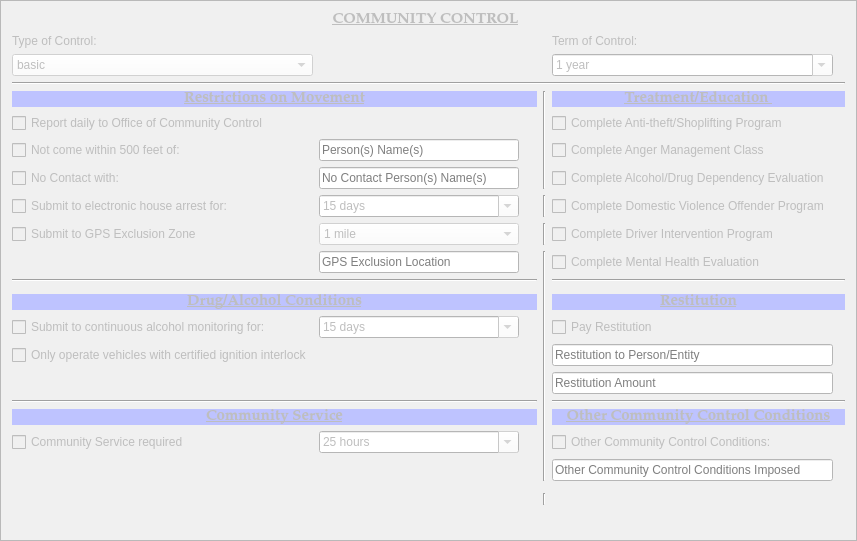
        <widget class="QFrame" name="community_control_frame">
         <property name="enabled">
          <bool>false</bool>
         </property>
         <property name="styleSheet">
          <string notr="true">background-color: rgb(240, 240, 240);</string>
         </property>
         <property name="frameShape">
          <enum>QFrame::StyledPanel</enum>
         </property>
         <property name="frameShadow">
          <enum>QFrame::Sunken</enum>
         </property>
         <layout class="QGridLayout" name="gridLayout_3">
          <item row="1" column="0">
           <widget class="QLabel" name="label_2">
            <property name="text">
             <string>Type of Control:</string>
            </property>
           </widget>
          </item>
          <item row="8" column="0">
           <widget class="QCheckBox" name="house_arrest_checkBox">
            <property name="text">
             <string>Submit to electronic house arrest for:</string>
            </property>
           </widget>
          </item>
          <item row="8" column="6">
           <widget class="QCheckBox" name="domestic_violence_program_checkBox">
            <property name="text">
             <string>Complete Domestic Violence Offender Program</string>
            </property>
           </widget>
          </item>
          <item row="9" column="0">
           <widget class="QCheckBox" name="gps_exclusion_checkBox">
            <property name="maximumSize">
             <size>
              <width>16777215</width>
              <height>16777215</height>
             </size>
            </property>
            <property name="text">
             <string>Submit to GPS Exclusion Zone</string>
            </property>
           </widget>
          </item>
          <item row="7" column="6">
           <widget class="QCheckBox" name="alcohol_evaluation_checkBox">
            <property name="text">
             <string>Complete Alcohol/Drug Dependency Evaluation </string>
            </property>
           </widget>
          </item>
          <item row="9" column="6">
           <widget class="QCheckBox" name="driver_intervention_program_checkBox">
            <property name="text">
             <string>Complete Driver Intervention Program </string>
            </property>
           </widget>
          </item>
          <item row="10" column="6">
           <widget class="QCheckBox" name="mental_health_evaluation_checkBox">
            <property name="text">
             <string>Complete Mental Health Evaluation</string>
            </property>
           </widget>
          </item>
          <item row="6" column="6">
           <widget class="QCheckBox" name="anger_management_checkBox">
            <property name="text">
             <string>Complete Anger Management Class</string>
            </property>
           </widget>
          </item>
          <item row="5" column="0">
           <widget class="QCheckBox" name="daily_reporting_checkBox">
            <property name="text">
             <string>Report daily to Office of Community Control</string>
            </property>
           </widget>
          </item>
          <item row="8" column="5">
           <widget class="Line" name="line_10">
            <property name="orientation">
             <enum>Qt::Vertical</enum>
            </property>
           </widget>
          </item>
          <item row="14" column="0">
           <widget class="QCheckBox" name="alcohol_monitoring_checkBox">
            <property name="text">
             <string>Submit to continuous alcohol monitoring for:</string>
            </property>
           </widget>
          </item>
          <item row="5" column="6">
           <widget class="QCheckBox" name="antitheft_checkBox">
            <property name="text">
             <string>Complete Anti-theft/Shoplifting Program</string>
            </property>
           </widget>
          </item>
          <item row="26" column="5">
           <widget class="Line" name="line_12">
            <property name="orientation">
             <enum>Qt::Vertical</enum>
            </property>
           </widget>
          </item>
          <item row="27" column="5">
           <widget class="Line" name="line_13">
            <property name="orientation">
             <enum>Qt::Vertical</enum>
            </property>
           </widget>
          </item>
          <item row="28" column="5">
           <widget class="Line" name="line_14">
            <property name="orientation">
             <enum>Qt::Vertical</enum>
            </property>
           </widget>
          </item>
          <item row="20" column="6">
           <widget class="QLineEdit" name="other_community_control_conditions_box">
            <property name="styleSheet">
             <string notr="true">background-color: rgb(255, 255, 255);</string>
            </property>
            <property name="placeholderText">
             <string>Other Community Control Conditions Imposed</string>
            </property>
           </widget>
          </item>
          <item row="4" column="5" rowspan="4">
           <widget class="Line" name="line_6">
            <property name="orientation">
             <enum>Qt::Vertical</enum>
            </property>
           </widget>
          </item>
          <item row="2" column="0">
           <widget class="QComboBox" name="community_control_type_of_control_box">
            <property name="styleSheet">
             <string notr="true">background-color: rgb(255, 255, 255);</string>
            </property>
            <item>
             <property name="text">
              <string>basic</string>
             </property>
            </item>
            <item>
             <property name="text">
              <string>intensive</string>
             </property>
            </item>
            <item>
             <property name="text">
              <string>monitored</string>
             </property>
            </item>
           </widget>
          </item>
          <item row="6" column="1">
           <widget class="QLineEdit" name="community_control_not_within_500_feet_person_box">
            <property name="sizePolicy">
             <sizepolicy hsizetype="Expanding" vsizetype="Fixed">
              <horstretch>0</horstretch>
              <verstretch>0</verstretch>
             </sizepolicy>
            </property>
            <property name="minimumSize">
             <size>
              <width>200</width>
              <height>0</height>
             </size>
            </property>
            <property name="styleSheet">
             <string notr="true">background-color: rgb(255, 255, 255);</string>
            </property>
            <property name="placeholderText">
             <string>Person(s) Name(s)</string>
            </property>
           </widget>
          </item>
          <item row="10" column="1">
           <widget class="QLineEdit" name="gps_exclusion_location_box">
            <property name="sizePolicy">
             <sizepolicy hsizetype="Preferred" vsizetype="Fixed">
              <horstretch>0</horstretch>
              <verstretch>0</verstretch>
             </sizepolicy>
            </property>
            <property name="styleSheet">
             <string notr="true">background-color: rgb(255, 255, 255);</string>
            </property>
            <property name="placeholderText">
             <string>GPS Exclusion Location</string>
            </property>
           </widget>
          </item>
          <item row="19" column="6">
           <widget class="QCheckBox" name="other_community_control_checkBox">
            <property name="text">
             <string>Other Community Control Conditions:</string>
            </property>
           </widget>
          </item>
          <item row="0" column="0" colspan="8">
           <widget class="QLabel" name="label_25">
            <property name="sizePolicy">
             <sizepolicy hsizetype="Minimum" vsizetype="Minimum">
              <horstretch>0</horstretch>
              <verstretch>0</verstretch>
             </sizepolicy>
            </property>
            <property name="maximumSize">
             <size>
              <width>16777215</width>
              <height>100</height>
             </size>
            </property>
            <property name="font">
             <font>
              <family>Palatino Linotype</family>
              <pointsize>11</pointsize>
              <weight>75</weight>
              <italic>false</italic>
              <bold>true</bold>
              <underline>true</underline>
             </font>
            </property>
            <property name="text">
             <string>COMMUNITY CONTROL</string>
            </property>
            <property name="alignment">
             <set>Qt::AlignCenter</set>
            </property>
           </widget>
          </item>
          <item row="4" column="0" colspan="5">
           <widget class="QLabel" name="label_7">
            <property name="font">
             <font>
              <family>Palatino Linotype</family>
              <pointsize>11</pointsize>
              <weight>75</weight>
              <italic>false</italic>
              <bold>true</bold>
              <underline>true</underline>
             </font>
            </property>
            <property name="styleSheet">
             <string notr="true">background-color: rgb(190, 195, 255);</string>
            </property>
            <property name="frameShadow">
             <enum>QFrame::Plain</enum>
            </property>
            <property name="text">
             <string>Restrictions on Movement</string>
            </property>
            <property name="alignment">
             <set>Qt::AlignCenter</set>
            </property>
           </widget>
          </item>
          <item row="21" column="5">
           <widget class="Line" name="line_20">
            <property name="orientation">
             <enum>Qt::Vertical</enum>
            </property>
           </widget>
          </item>
          <item row="9" column="5">
           <widget class="Line" name="line_21">
            <property name="orientation">
             <enum>Qt::Vertical</enum>
            </property>
           </widget>
          </item>
          <item row="22" column="5" rowspan="3">
           <widget class="Line" name="line_9">
            <property name="orientation">
             <enum>Qt::Vertical</enum>
            </property>
           </widget>
          </item>
          <item row="1" column="6">
           <widget class="QLabel" name="test">
            <property name="text">
             <string>Term of Control:</string>
            </property>
           </widget>
          </item>
          <item row="2" column="6">
           <widget class="QComboBox" name="community_control_term_of_control_box">
            <property name="styleSheet">
             <string notr="true">background-color: rgb(255, 255, 255);</string>
            </property>
            <property name="editable">
             <bool>true</bool>
            </property>
            <item>
             <property name="text">
              <string>1 year</string>
             </property>
            </item>
            <item>
             <property name="text">
              <string>6 months</string>
             </property>
            </item>
            <item>
             <property name="text">
              <string>18 months</string>
             </property>
            </item>
            <item>
             <property name="text">
              <string>2 years</string>
             </property>
            </item>
            <item>
             <property name="text">
              <string>5 years</string>
             </property>
            </item>
           </widget>
          </item>
          <item row="10" column="5" rowspan="11">
           <widget class="Line" name="line_8">
            <property name="orientation">
             <enum>Qt::Vertical</enum>
            </property>
           </widget>
          </item>
          <item row="25" column="8">
           <widget class="QFrame" name="frame">
            <property name="frameShape">
             <enum>QFrame::StyledPanel</enum>
            </property>
            <property name="frameShadow">
             <enum>QFrame::Raised</enum>
            </property>
           </widget>
          </item>
          <item row="16" column="6">
           <widget class="QLineEdit" name="pay_restitution_amount_box">
            <property name="styleSheet">
             <string notr="true">background-color: rgb(255, 255, 255);</string>
            </property>
            <property name="placeholderText">
             <string>Restitution Amount</string>
            </property>
           </widget>
          </item>
          <item row="6" column="0">
           <widget class="QCheckBox" name="community_control_not_within_500_feet_checkBox">
            <property name="text">
             <string>Not come within 500 feet of:</string>
            </property>
           </widget>
          </item>
          <item row="7" column="0">
           <widget class="QCheckBox" name="community_control_no_contact_checkBox">
            <property name="text">
             <string>No Contact with: </string>
            </property>
           </widget>
          </item>
          <item row="7" column="1">
           <widget class="QLineEdit" name="community_control_no_contact_with_box">
            <property name="sizePolicy">
             <sizepolicy hsizetype="Preferred" vsizetype="Fixed">
              <horstretch>0</horstretch>
              <verstretch>0</verstretch>
             </sizepolicy>
            </property>
            <property name="minimumSize">
             <size>
              <width>200</width>
              <height>0</height>
             </size>
            </property>
            <property name="styleSheet">
             <string notr="true">background-color: rgb(255, 255, 255);</string>
            </property>
            <property name="placeholderText">
             <string>No Contact Person(s) Name(s)</string>
            </property>
           </widget>
          </item>
          <item row="14" column="6">
           <widget class="QCheckBox" name="pay_restitution_checkBox">
            <property name="text">
             <string>Pay Restitution </string>
            </property>
           </widget>
          </item>
          <item row="15" column="6">
           <widget class="QLineEdit" name="pay_restitution_to_box">
            <property name="styleSheet">
             <string notr="true">background-color: rgb(255, 255, 255);</string>
            </property>
            <property name="placeholderText">
             <string>Restitution to Person/Entity</string>
            </property>
           </widget>
          </item>
          <item row="14" column="1">
           <widget class="QComboBox" name="alcohol_monitoring_time_box">
            <property name="minimumSize">
             <size>
              <width>200</width>
              <height>0</height>
             </size>
            </property>
            <property name="styleSheet">
             <string notr="true">background-color: rgb(255, 255, 255);</string>
            </property>
            <property name="editable">
             <bool>true</bool>
            </property>
            <item>
             <property name="text">
              <string>15 days</string>
             </property>
            </item>
            <item>
             <property name="text">
              <string>30 days</string>
             </property>
            </item>
            <item>
             <property name="text">
              <string>45 days</string>
             </property>
            </item>
            <item>
             <property name="text">
              <string>60 days</string>
             </property>
            </item>
           </widget>
          </item>
          <item row="19" column="1">
           <widget class="QComboBox" name="community_control_community_service_hours_box">
            <property name="minimumSize">
             <size>
              <width>200</width>
              <height>0</height>
             </size>
            </property>
            <property name="styleSheet">
             <string notr="true">background-color: rgb(255, 255, 255);</string>
            </property>
            <property name="editable">
             <bool>true</bool>
            </property>
            <item>
             <property name="text">
              <string>25 hours</string>
             </property>
            </item>
            <item>
             <property name="text">
              <string>50 hours</string>
             </property>
            </item>
            <item>
             <property name="text">
              <string>100 hours</string>
             </property>
            </item>
            <item>
             <property name="text">
              <string>200 hours</string>
             </property>
            </item>
            <item>
             <property name="text">
              <string>500 hours</string>
             </property>
            </item>
           </widget>
          </item>
          <item row="15" column="0">
           <widget class="QCheckBox" name="interlock_vehicles_checkBox">
            <property name="text">
             <string>Only operate vehicles with certified ignition interlock</string>
            </property>
           </widget>
          </item>
          <item row="19" column="0">
           <widget class="QCheckBox" name="community_control_community_service_checkBox">
            <property name="text">
             <string>Community Service required</string>
            </property>
           </widget>
          </item>
          <item row="9" column="1">
           <widget class="QComboBox" name="gps_exclusion_radius_box">
            <property name="minimumSize">
             <size>
              <width>200</width>
              <height>0</height>
             </size>
            </property>
            <property name="styleSheet">
             <string notr="true">background-color: rgb(255, 255, 255);</string>
            </property>
            <property name="editable">
             <bool>false</bool>
            </property>
            <item>
             <property name="text">
              <string>1 mile</string>
             </property>
            </item>
            <item>
             <property name="text">
              <string>2 miles</string>
             </property>
            </item>
            <item>
             <property name="text">
              <string>5 miles</string>
             </property>
            </item>
            <item>
             <property name="text">
              <string>10 miles</string>
             </property>
            </item>
           </widget>
          </item>
          <item row="8" column="1">
           <widget class="QComboBox" name="house_arrest_time_box">
            <property name="minimumSize">
             <size>
              <width>200</width>
              <height>0</height>
             </size>
            </property>
            <property name="styleSheet">
             <string notr="true">background-color: rgb(255, 255, 255);</string>
            </property>
            <property name="editable">
             <bool>true</bool>
            </property>
            <item>
             <property name="text">
              <string>15 days</string>
             </property>
            </item>
            <item>
             <property name="text">
              <string>1 month</string>
             </property>
            </item>
            <item>
             <property name="text">
              <string>2 months</string>
             </property>
            </item>
            <item>
             <property name="text">
              <string>3 months</string>
             </property>
            </item>
            <item>
             <property name="text">
              <string>6 months</string>
             </property>
            </item>
           </widget>
          </item>
          <item row="13" column="0" colspan="5">
           <widget class="QLabel" name="label_8">
            <property name="font">
             <font>
              <family>Palatino Linotype</family>
              <pointsize>11</pointsize>
              <weight>75</weight>
              <italic>false</italic>
              <bold>true</bold>
              <underline>true</underline>
             </font>
            </property>
            <property name="styleSheet">
             <string notr="true">background-color: rgb(190, 195, 255);</string>
            </property>
            <property name="text">
             <string>Drug/Alcohol Conditions</string>
            </property>
            <property name="alignment">
             <set>Qt::AlignCenter</set>
            </property>
           </widget>
          </item>
          <item row="18" column="0" colspan="5">
           <widget class="QLabel" name="cs_label">
            <property name="font">
             <font>
              <family>Palatino Linotype</family>
              <pointsize>11</pointsize>
              <weight>75</weight>
              <italic>false</italic>
              <bold>true</bold>
              <underline>true</underline>
             </font>
            </property>
            <property name="styleSheet">
             <string notr="true">background-color: rgb(190, 195, 255);</string>
            </property>
            <property name="text">
             <string>Community Service</string>
            </property>
            <property name="alignment">
             <set>Qt::AlignCenter</set>
            </property>
           </widget>
          </item>
          <item row="18" column="6" colspan="3">
           <widget class="QLabel" name="label_12">
            <property name="font">
             <font>
              <family>Palatino Linotype</family>
              <pointsize>11</pointsize>
              <weight>75</weight>
              <italic>false</italic>
              <bold>true</bold>
              <underline>true</underline>
             </font>
            </property>
            <property name="styleSheet">
             <string notr="true">background-color: rgb(190, 195, 255);</string>
            </property>
            <property name="text">
             <string>Other Community Control Conditions</string>
            </property>
            <property name="alignment">
             <set>Qt::AlignCenter</set>
            </property>
           </widget>
          </item>
          <item row="13" column="6" colspan="3">
           <widget class="QLabel" name="label_4">
            <property name="font">
             <font>
              <family>Palatino Linotype</family>
              <pointsize>11</pointsize>
              <weight>75</weight>
              <italic>false</italic>
              <bold>true</bold>
              <underline>true</underline>
             </font>
            </property>
            <property name="styleSheet">
             <string notr="true">background-color: rgb(190, 195, 255);</string>
            </property>
            <property name="text">
             <string>Restitution</string>
            </property>
            <property name="alignment">
             <set>Qt::AlignCenter</set>
            </property>
           </widget>
          </item>
          <item row="4" column="6" colspan="3">
           <widget class="QLabel" name="label_6">
            <property name="font">
             <font>
              <family>Palatino Linotype</family>
              <pointsize>11</pointsize>
              <weight>75</weight>
              <italic>false</italic>
              <bold>true</bold>
              <underline>true</underline>
             </font>
            </property>
            <property name="styleSheet">
             <string notr="true">background-color: rgb(190, 195, 255);</string>
            </property>
            <property name="text">
             <string>Treatment/Education </string>
            </property>
            <property name="alignment">
             <set>Qt::AlignCenter</set>
            </property>
           </widget>
          </item>
          <item row="11" column="0" colspan="5">
           <widget class="Line" name="line_2">
            <property name="orientation">
             <enum>Qt::Horizontal</enum>
            </property>
           </widget>
          </item>
          <item row="17" column="0" colspan="5">
           <widget class="Line" name="line_4">
            <property name="orientation">
             <enum>Qt::Horizontal</enum>
            </property>
           </widget>
          </item>
          <item row="3" column="0" colspan="9">
           <widget class="Line" name="line">
            <property name="orientation">
             <enum>Qt::Horizontal</enum>
            </property>
           </widget>
          </item>
          <item row="11" column="6" colspan="3">
           <widget class="Line" name="line_19">
            <property name="orientation">
             <enum>Qt::Horizontal</enum>
            </property>
           </widget>
          </item>
          <item row="17" column="6" colspan="3">
           <widget class="Line" name="line_3">
            <property name="orientation">
             <enum>Qt::Horizontal</enum>
            </property>
           </widget>
          </item>
         </layout>
        </widget>
